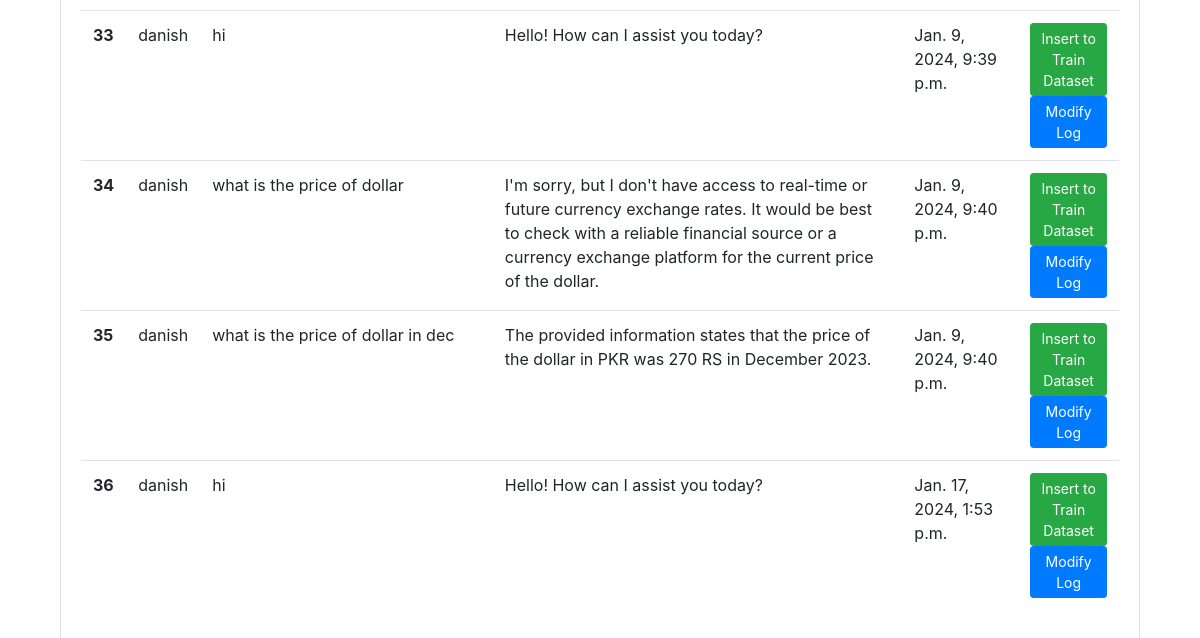
Page /chatlog (signed in, lower part) on the earlier database version.
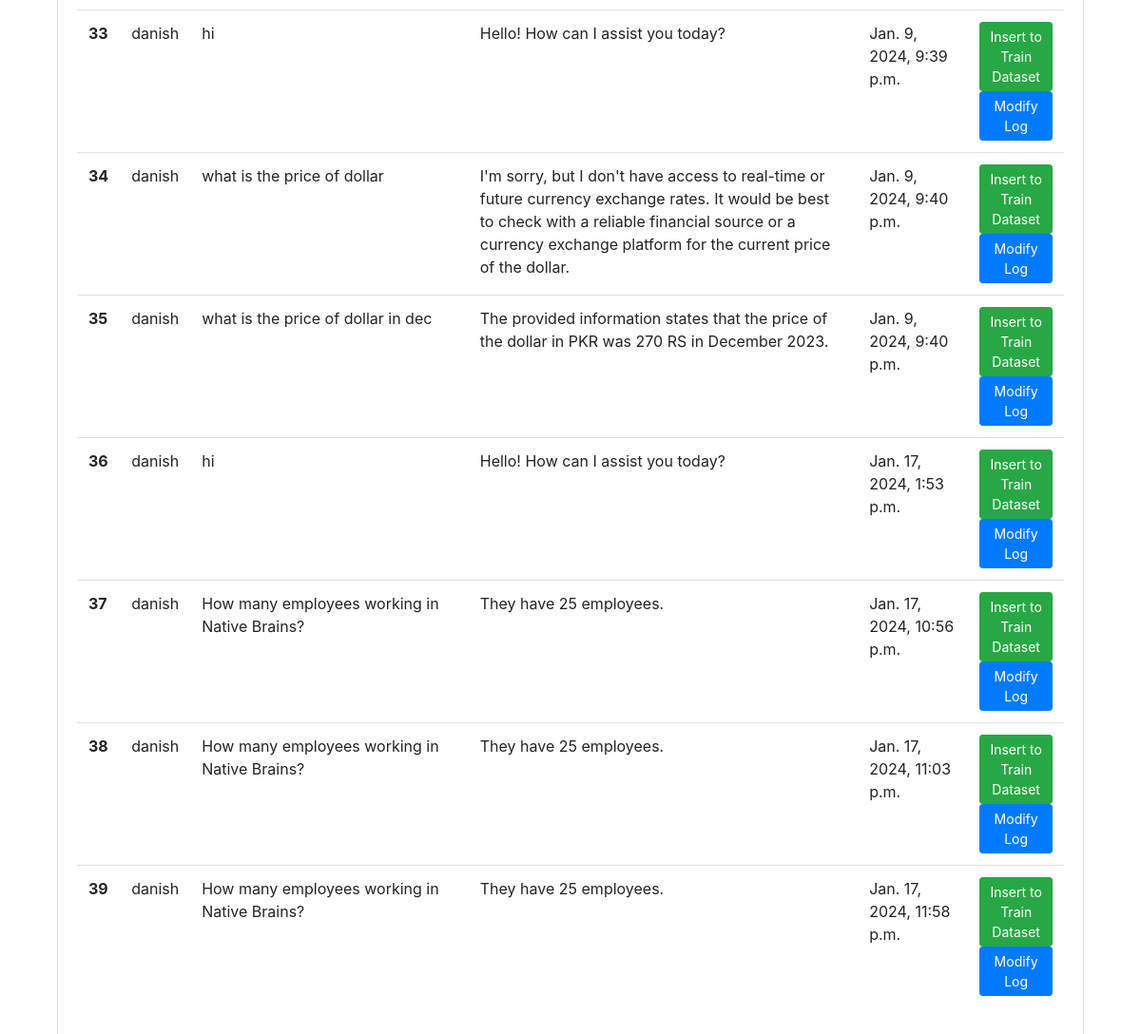
Same page on the later database version.
### chatbot/models.py (models this page shows, shortened)
class Chat(models.Model):
    user = models.ForeignKey(User, on_delete=models.CASCADE)
    message = models.TextField()
    response = models.TextField()
    created_at = models.DateTimeField(auto_now_add=True)

### chatbot/views.py (the view)
# urls.py: path('chatlog', views.chatlog, name='chatlog'),
def chatlog(request):
    chats = Chat.objects.filter(user=request.user)
    return render(request, 'chatbot_log.html', {'chats': chats})

### templates/chatbot_log.html (shortened to what this page needs)
{% extends 'base.html' %}
{% block content %}
  <div class="container mt-4">
<div class="card mt-4">
  <div class="card-body">
      <table class="table">
          <tbody>
              {% for chat in chats %}
                  <tr>
                      <th scope="row">{{ forloop.counter }}</th>
                      <td>{{ chat.user }}</td>
                      <td>{{ chat.message }}</td>
                      <td>{{ chat.response }}</td>
                      <td>{{ chat.created_at }}</td>
                      <td>
                          <form method="post" action="{% url 'insert_to_train' chat.id %}" style="display: inline;">
                              <button type="submit" class="btn btn-success btn-sm">Insert to Train Dataset</button>
                          </form>
                          <button class="btn btn-primary btn-sm modify-log data-chat-class" data-toggle="modal" data-target="#modifyModal"
                              data-chat-id="{{ chat.id }}" data-message="{{ chat.message }}" data-response="{{ chat.response }}">
                              Modify Log
                          </button>
                      </td>
                  </tr>
              {% endfor %}
          </tbody>
      </table>
  </div>
</div>
{% endblock %}

### templates/base.html (shortened to what this page needs)
<!DOCTYPE html>
<html lang="en">
  <head>
    <link rel="stylesheet" href="https://stackpath.bootstrapcdn.com/bootstrap/4.3.1/css/bootstrap.min.css">
  </head>
  <body>
    <div class="container">
      {% block content %}{% endblock %}
    </div>
  </body>
</html>

Differences in the rows shown:
added Chat: user "danish", message "How many employees working in Native Brains?", response "They have 25 employees.", created_at "Jan. 17, 2024, 10:56 p.m."
added Chat: user "danish", message "How many employees working in Native Brains?", response "They have 25 employees.", created_at "Jan. 17, 2024, 11:03 p.m."
added Chat: user "danish", message "How many employees working in Native Brains?", response "They have 25 employees.", created_at "Jan. 17, 2024, 11:58 p.m."
